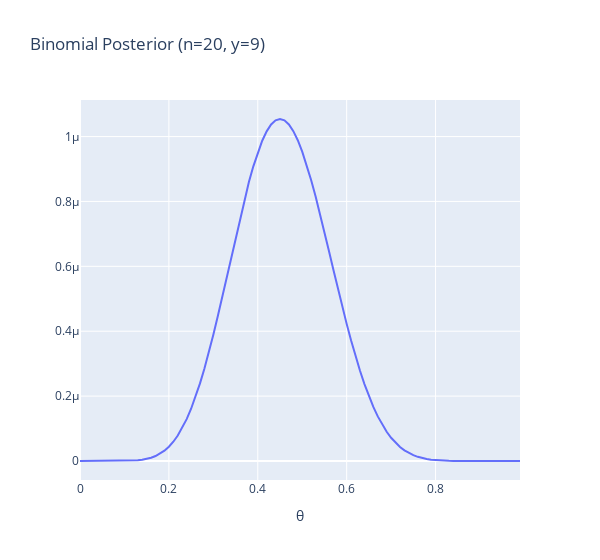

This figure's notebook cell:
### Markdown cell above
What we see here is a function that characterizes the relatve evidence for different values of $\theta$, conditional on the assumed binomial model (with a uniform prior) and the observed data. Since the data are small, there is still reasonable support across the (0,1) range.

Now let's consider a somewhat larger dataset: **9 females from 20 births**.

### Code cell
binomial_posterior(n=20, y=9)
